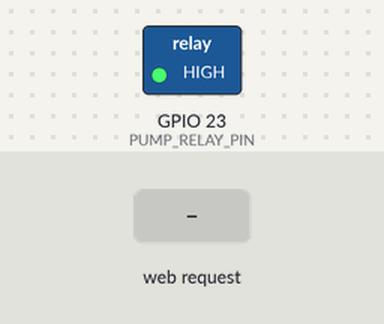
Simulated run of this sketch. Board: ESP32. Parts: switched loads named in the sketch (green lamp = pin HIGH). The test bench sets the inputs (shaded band). WiFi joins after 1.5 s; servers stay silent unless stated; what the sketch prints to the serial monitor is not drawn.

Above: at 2.7 s.
2.8 s: HTTP request GET /sulama received
At 4.1 s:
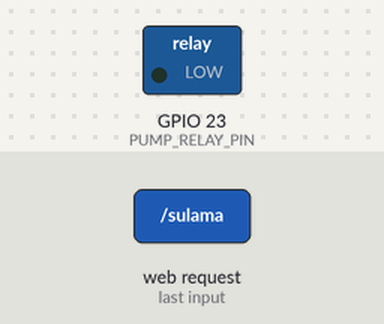
Timing chart, 0 to 7.3 s (numbered marks = the images above; inputs shaded):
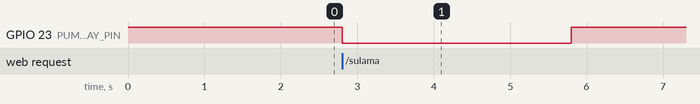

Measured:
- after the input at 2.8 s, GPIO 23 (PUMP_RELAY_PIN): HIGH → LOW at once, → HIGH 3.0 s later

The sketch:

SULAMA.ino
```cpp
#include <WiFi.h>
#include <WebServer.h>

// ======================================
// 1. WIFI SETTINGS
// ======================================
const char* ssid = "iPhone serkan";
const char* password = "seko1234";

WebServer server(80);

// ======================================
// 2. HARDWARE (PIN) SETTINGS
// ======================================
const int PUMP_RELAY_PIN = 23;
const int SENSOR_VCC_PIN = 4;
const int MOISTURE_PIN = 34;

const int PUMP_ON = LOW;
const int PUMP_OFF = HIGH;

const int WATERING_DURATION_MS = 3000;
const int DRY_THRESHOLD = 2800;

int currentMoisture = 0;
bool wateringActive = false;

// ======================================
// READ SOIL MOISTURE
// ======================================
int readMoisture() {
  digitalWrite(SENSOR_VCC_PIN, HIGH);
  delay(10);
  int moistureValue = analogRead(MOISTURE_PIN);
  digitalWrite(SENSOR_VCC_PIN, LOW);
  currentMoisture = moistureValue;
  return moistureValue;
}

// ======================================
// WATERING FUNCTION
// ======================================
void startWatering() {
  if (!wateringActive) {
    Serial.println(">>> Manual Command: Watering started!");
    wateringActive = true;

    digitalWrite(PUMP_RELAY_PIN, PUMP_ON);
    delay(WATERING_DURATION_MS);

    digitalWrite(PUMP_RELAY_PIN, PUMP_OFF);
    wateringActive = false;
    Serial.println("Watering completed.");
  } else {
    Serial.println("Watering already in progress. Command skipped.");
  }
}

// ======================================
// WEB SERVER HANDLERS
// ======================================

// Returns only the soil moisture value
void handleData() {
  readMoisture();
  server.send(200, "text/plain", String(currentMoisture));
}

// Main HTML page
void handleRoot() {
  String html = R"rawliteral(
<!DOCTYPE html>
<html>
<head>
<meta name='viewport' content='width=device-width, initial-scale=1'>
<title>Smart Plant Irrigation System</title>
<style>
  body {
    font-family: 'Segoe UI', Tahoma, Geneva, Verdana, sans-serif;
    text-align: center;
    margin: 0;
    padding: 0;
    background: linear-gradient(180deg, #e8f5e9 0%, #f1f8e9 100%);
    color: #2e7d32;
  }
  .container {
    max-width: 420px;
    margin: 50px auto;
    background: #ffffff;
    border-radius: 15px;
    box-shadow: 0 4px 10px rgba(0,0,0,0.15);
    padding: 25px;
  }
  h1 {
    color: #388e3c;
    margin-bottom: 20px;
  }
  .data-box {
    border: 2px solid #a5d6a7;
    border-radius: 10px;
    padding: 20px;
    background-color: #f9fff9;
    margin-bottom: 25px;
  }
  #moisture-value {
    font-size: 3em;
    font-weight: bold;
    color: #1b5e20;
  }
  #status-text {
    font-size: 1.3em;
    font-weight: 600;
    margin-top: 10px;
  }
  .status-dry {
    color: #d32f2f;
  }
  .status-medium {
    color: #f9a825;
  }
  .status-wet {
    color: #43a047;
  }
  .btn {
    padding: 12px 28px;
    font-size: 1.1em;
    border: none;
    border-radius: 30px;
    cursor: pointer;
    transition: all 0.3s ease;
    display: inline-block;
    text-decoration: none;
  }
  .btn-water {
    background-color: #43a047;
    color: white;
  }
  .btn-water:hover {
    background-color: #2e7d32;
  }
  footer {
    margin-top: 25px;
    font-size: 0.9em;
    color: #666;
  }
</style>
</head>
<body>
  <div class="container">
    <h1>Smart Plant Irrigation System</h1>

    <div class="data-box">
      <p>Soil Moisture Value:</p>
      <div id="moisture-value">Loading...</div>
      <p id="status-text">Checking status...</p>
    </div>

    <p><b> Manual Watering Control</b></p>
    <a href="/sulama">
      <button class="btn btn-water">Start 3-Second Watering</button>
    </a>

    <footer>
      Powered by ESP32 Smart Systems
    </footer>
  </div>

  <script>
    function getMoistureData() {
      var xhr = new XMLHttpRequest();
      xhr.onreadystatechange = function() {
        if (this.readyState == 4 && this.status == 200) {
          var rawValue = parseInt(this.responseText.trim());
          document.getElementById("moisture-value").innerHTML = rawValue;

          var statusText = document.getElementById("status-text");

          if (rawValue > 2800) {
            statusText.innerHTML = "VERY DRY (Immediate Watering Needed)";
            statusText.className = "status-dry";
          } else if (rawValue > 1800) {
            statusText.innerHTML = "MODERATELY MOIST";
            statusText.className = "status-medium";
          } else {
            statusText.innerHTML = "SUFFICIENTLY WET";
            statusText.className = "status-wet";
          }
        }
      };
      xhr.open("GET", "/data", true);
      xhr.send();
    }

    // Refresh data every 2 seconds
    setInterval(getMoistureData, 2000);
    window.onload = getMoistureData;
  </script>
</body>
</html>
)rawliteral";

  server.send(200, "text/html", html);
}

void handleWatering() {
  startWatering();
  server.sendHeader("Location", "/");
  server.send(302, "text/plain", "Watering completed. Redirecting...");
}

void handleNotFound() {
  server.send(404, "text/plain", "404: Not Found");
}

// ======================================
// SETUP
// ======================================
void setup() {
  Serial.begin(115200);

  pinMode(PUMP_RELAY_PIN, OUTPUT);
  pinMode(SENSOR_VCC_PIN, OUTPUT);
  digitalWrite(PUMP_RELAY_PIN, PUMP_OFF);
  digitalWrite(SENSOR_VCC_PIN, LOW);

  Serial.print("Connecting to WiFi: ");
  Serial.println(ssid);
  WiFi.begin(ssid, password);

  while (WiFi.status() != WL_CONNECTED) {
    delay(500);
    Serial.print(".");
  }

  Serial.println("\nWiFi Connected!");
  Serial.print("Web Interface IP Address: ");
  Serial.println(WiFi.localIP());

  server.on("/", handleRoot);
  server.on("/data", handleData);
  server.on("/sulama", handleWatering);
  server.onNotFound(handleNotFound);

  server.begin();
  Serial.println("HTTP Web Server Started. Open the IP address above in your browser.");
}

// ======================================
// LOOP
// ======================================
void loop() {
  server.handleClient();

  if (WiFi.status() != WL_CONNECTED) {
    Serial.println("WiFi connection lost. Reconnecting...");
    WiFi.reconnect();
  }
}
```
